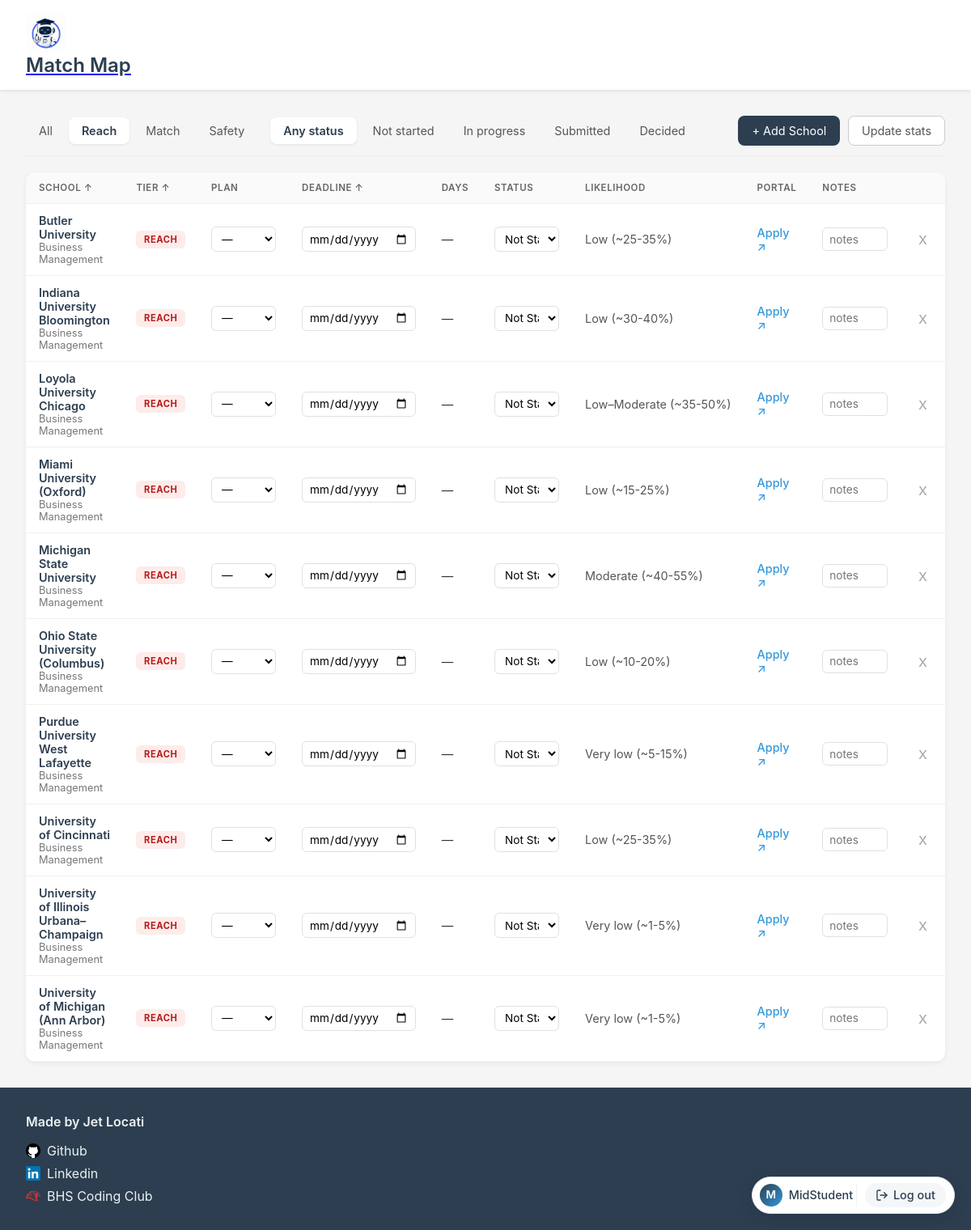
Page /dashboard/?tier=reach&status=any (signed in) on the committed database.
### Tracker/models.py (models this page shows, shortened)
class Colleges(models.Model):
    StatusOptions = [
        ('notstarted', 'Not Started'),
        ('inprogress', 'In Progress'),
        ('submitted', 'Submitted'),
        ('deferred', 'Deferred'),
        ('accepted', 'Accepted'),
        ('waitlisted', 'Waitlisted'),
        ('rejected', 'Rejected'),
    ]
    TierOptions = [
        ('reach', "Reach"),
        ('match', 'Match'),
        ('safety', 'Safety'),
    ]
    user = models.ForeignKey(User, on_delete=models.CASCADE, related_name="colleges", default=None)
    school_name = models.CharField(max_length=600)
    Satus = models.CharField(max_length=600, choices=StatusOptions, default="notstarted")
    deadline_type = models.CharField(max_length=20, blank=True)
    deadline = models.DateField(blank=True, null=True)
    Tier = models.CharField(max_length=600, choices=TierOptions)
    major = models.CharField(max_length=200, blank=True)
    likelihood = models.CharField(max_length=20, blank=True)
    notes = models.CharField(max_length=500, blank=True)
    portal_url = models.CharField(max_length=600, blank=True)

### Tracker/views.py (the view, shortened to what this page needs)
# urls.py: 2. Add a URL to urlpatterns:  path('', views.home, name='home')
@login_required
def home(request):
    schools_qs = Colleges.objects.filter(user=request.user)
    active_tier = request.GET.get("tier", "all")
    if active_tier in {"reach", "match", "safety"}:
        schools_qs = schools_qs.filter(Tier=active_tier)
    active_status = request.GET.get("status", "any")
    if active_status == "decided":
        schools_qs = schools_qs.filter(Satus__in=["accepted", "rejected", "waitlisted", "deferred"])
    elif active_status != "any":
        schools_qs = schools_qs.filter(Satus=active_status)
    AllowedSorts = {"school_name", "-school_name", "Tier", "-Tier", "deadline_type", "-deadline_type", "deadline", "-deadline", "Satus", "-Satus"}
    sort = request.GET.get("sort", "school_name")
    if sort in AllowedSorts:
        schools_qs = schools_qs.order_by(sort)
    today = date.today()
    schools = []
    for cool in schools_qs:
        if cool.deadline:
            days_left = (cool.deadline - today).days
        else:
            days_left = None
        schools.append({"obj": cool, "days_left": days_left})
    return render(request, "Tracker/home.html", {
        "schools": schools,
        "active_tier": active_tier,
        "active_status": active_status,
        "current_sort": sort,
        "plan_choices": ["EA", "ED", "ED1", "ED2", "REA", "Reg", "Rolling"],
        "status_choices": Colleges.StatusOptions,
    })

### Tracker/templates/Tracker/home.html (shortened to what this page needs)
{% extends 'Tracker/layout.html' %}
{% block main %}
<div class="tracker-main">
    <div class="tracker-header">
        <div class="filter-group">
            <a href="?tier=all&status={{ active_status }}" class="filter-btn {% if active_tier == 'all' %}active{% endif %}">All</a>
            <a href="?tier=reach&status={{ active_status }}" class="filter-btn {% if active_tier == 'reach' %}active{% endif %}">Reach</a>
            <a href="?tier=match&status={{ active_status }}" class="filter-btn {% if active_tier == 'match' %}active{% endif %}">Match</a>
            <a href="?tier=safety&status={{ active_status }}" class="filter-btn {% if active_tier == 'safety' %}active{% endif %}">Safety</a>
        </div>
        <div class="filter-group">
            <a href="?status=any&tier={{ active_tier }}" class="filter-btn {% if active_status == 'any' %}active{% endif %}">Any status</a>
            <a href="?status=notstarted&tier={{ active_tier }}" class="filter-btn {% if active_status == 'notstarted' %}active{% endif %}">Not started</a>
            <a href="?status=inprogress&tier={{ active_tier }}" class="filter-btn {% if active_status == 'inprogress' %}active{% endif %}">In progress</a>
            <a href="?status=submitted&tier={{ active_tier }}" class="filter-btn {% if active_status == 'submitted' %}active{% endif %}">Submitted</a>
            <a href="?status=decided&tier={{ active_tier }}" class="filter-btn {% if active_status == 'decided' %}active{% endif %}">Decided</a>
        </div>
        <div class="filter-group right">
            <a href="{% url 'Tracker:AddSchool' %}" class="btn btn-primary">+ Add School</a>
            <a href="{% url 'Tracker:EditProfile' %}" class="btn btn-secondary">Update stats</a>
        </div>
    </div>
    <div class="tracker-table-wrap">
        <table class="tracker-table">
            <thead>
                <tr>
                    <th><a href="?sort=school_name&tier={{ active_tier }}&status={{ active_status }}">SCHOOL ↑</a></th>
                    <th><a href="?sort=Tier&tier={{ active_tier }}&status={{ active_status }}">TIER ↑</a></th>
                    <th>PLAN</th>
                    <th><a href="?sort=deadline&tier={{ active_tier }}&status={{ active_status }}">DEADLINE ↑</a></th>
                    <th>DAYS</th>
                    <th>STATUS</th>
                    <th>LIKELIHOOD</th>
                    <th>PORTAL</th>
                    <th>NOTES</th>
                    <th></th>
                </tr>
            </thead>
            <tbody>
                {% for row in schools %}
                {% with s=row.obj %}
                <tr>
                    <td class="school-cell">
                        <div class="school-name">{{ s.school_name }}</div>
                        <div class="school-major">{{ s.major|default:"" }}</div>
                    </td>
                    <td><span class="tier-badge tier-{{ s.Tier }}">{{ s.Tier|upper }}</span></td>
                    <td>
                        <form method="post" class="cell-form">
                            <select name="deadline_type" onchange="this.form.submit()">
                                <option value="">—</option>
                            </select>
                        </form>
                    </td>
                    <td>
                        <form method="post" class="cell-form">
                            <input type="date" name="deadline" value="{{ s.deadline|date:'Y-m-d' }}" onchange="this.form.submit()">
                        </form>
                    </td>
                    <td class="days-cell">
                        {% if row.days_left is None %}—
                        {% elif row.days_left < 0 %}<span class="days-past">{{ row.days_left }} days</span>
                        {% else %}{{ row.days_left }} days{% endif %}
                    </td>
                    <td>
                        <form method="post" class="cell-form">
                            <select name="Satus" onchange="this.form.submit()">
                                {% for value, label in status_choices %}
                                    <option value="{{ value }}" {% if s.Satus == value %}selected{% endif %}>{{ label }}</option>
                                {% endfor %}
                            </select>
                        </form>
                    </td>
                    <td class="likelihood-cell">{{ s.likelihood|default:"—" }}</td>
                    <td>
                        {% if s.portal_url %}
                            <a href="{{ s.portal_url }}" target="_blank" rel="noopener" class="portal-link">Apply ↗</a>
                        {% else %}—{% endif %}
                    </td>
                    <td class="notes-cell">
                        <form method="post" class="cell-form">
                            <input type="text" name="notes" value="{{ s.notes }}" placeholder="notes" onblur="this.form.submit()">
                        </form>
                    </td>
                    <td>
                        <form method="post" onsubmit="return confirm('Remove {{ s.school_name|escapejs }}?');" class="inline-form">
                            <button type="submit" class="btn-remove" aria-label="Remove">x</button>
                        </form>
                    </td>
                </tr>
                {% endwith %}
                {% empty %}
                <tr>
                    <td colspan="10" class="empty-state">
                        No schools yet. Click <strong>+ Add School</strong> or run Accepto's recommendations to populate this list.
                    </td>
                </tr>
                {% endfor %}
            </tbody>
        </table>
    </div>
</div>
{% endblock %}

### Tracker/templates/Tracker/Layout.html (shortened to what this page needs)
{% load static %}
<html lang="en">
    <head>
        <link href="{% static 'Tracker/styles.css' %}" rel="stylesheet">
    </head>
    <body>
    <header class="header">
        <a href="{% url 'Tracker:home' %}" class="header-link">
            <img src="{% static 'Tracker/logoMAIN.png' %}" alt="Match Map logo" class="logo">
            <h1 class="app-name">Match Map</h1>
        </a>
    </header>
    {% if user.is_authenticated %}
        <div class="logout-fab">
            <span class="logout-fab-user">
                <span class="logout-fab-avatar">{{ user.username|slice:":1"|upper }}</span>
                <span class="logout-fab-username">{{ user.username }}</span>
            </span>
            <a href="{% url 'Tracker:logout' %}" class="logout-fab-btn" title="Log out">
                <svg width="16" height="16" viewBox="0 0 24 24" fill="none"
                     stroke="currentColor" stroke-width="2" stroke-linecap="round" stroke-linejoin="round"
                     aria-hidden="true">
                    <path d="M9 21H5a2 2 0 0 1-2-2V5a2 2 0 0 1 2-2h4"></path>
                    <polyline points="16 17 21 12 16 7"></polyline>
                    <line x1="21" y1="12" x2="9" y2="12"></line>
                </svg>
                <span>Log out</span>
            </a>
        </div>
    {% endif %}
        <main>
            {% block main %} {% endblock %}
        </main>
        <footer class="footer">
        <div class="footer-left">
            <span class="made-by">Made by Jet Locati</span>
            <a href="https://github.com/jtlocati" class="footer-link" target="_blank" rel="noopener noreferrer">
                <img src="{% static 'Tracker/GITHUB_logo.webp' %}" alt="GitHub" class="icon">
                Github
            </a>
            <a href="https://www.linkedin.com/in/jet-locati-ab2b11333/" class="footer-link" target="_blank" rel="noopener noreferrer">
                <img src="{% static 'Tracker/LinkedIn_logo_initials.png' %}" alt="LinkedIn" class="icon">
                Linkedin
            </a>
            <a href="https://www.bhscodingclub.com/" class="footer-link" target="_blank" rel="noopener noreferrer">
                <img src="{% static 'Tracker/BHSCC_logo.png' %}" alt="LinkedIn" class="icon">
                 BHS Coding Club
            </a>
            </div>
        </footer>
    </body>
</html>

### rows in the picture
Colleges: obj.school_name "Butler University", obj.major "Business Management", obj.Tier "REACH", Satus "Not Started", obj.likelihood "Low (~25-35%)"
Colleges: obj.school_name "Indiana University Bloomington", obj.major "Business Management", obj.Tier "REACH", Satus "Not Started", obj.likelihood "Low (~30-40%)"
Colleges: obj.school_name "Loyola University Chicago", obj.major "Business Management", obj.Tier "REACH", Satus "Not Started", obj.likelihood "Low–Moderate (~35-50%)"
Colleges: obj.school_name "Miami University (Oxford)", obj.major "Business Management", obj.Tier "REACH", Satus "Not Started", obj.likelihood "Low (~15-25%)"
Colleges: obj.school_name "Michigan State University", obj.major "Business Management", obj.Tier "REACH", Satus "Not Started", obj.likelihood "Moderate (~40-55%)"
Colleges: obj.school_name "Ohio State University (Columbus)", obj.major "Business Management", obj.Tier "REACH", Satus "Not Started", obj.likelihood "Low (~10-20%)"
Colleges: obj.school_name "Purdue University West Lafayette", obj.major "Business Management", obj.Tier "REACH", Satus "Not Started", obj.likelihood "Very low (~5-15%)"
Colleges: obj.school_name "University of Cincinnati", obj.major "Business Management", obj.Tier "REACH", Satus "Not Started", obj.likelihood "Low (~25-35%)"
Colleges: obj.school_name "University of Illinois Urbana–Champaign", obj.major "Business Management", obj.Tier "REACH", Satus "Not Started", obj.likelihood "Very low (~1-5%)"
Colleges: obj.school_name "University of Michigan (Ann Arbor)", obj.major "Business Management", obj.Tier "REACH", Satus "Not Started", obj.likelihood "Very low (~1-5%)"

### other values in the picture
{{ user.username|slice:":1"|upper }} "M"
{{ user.username }} "MidStudent"
